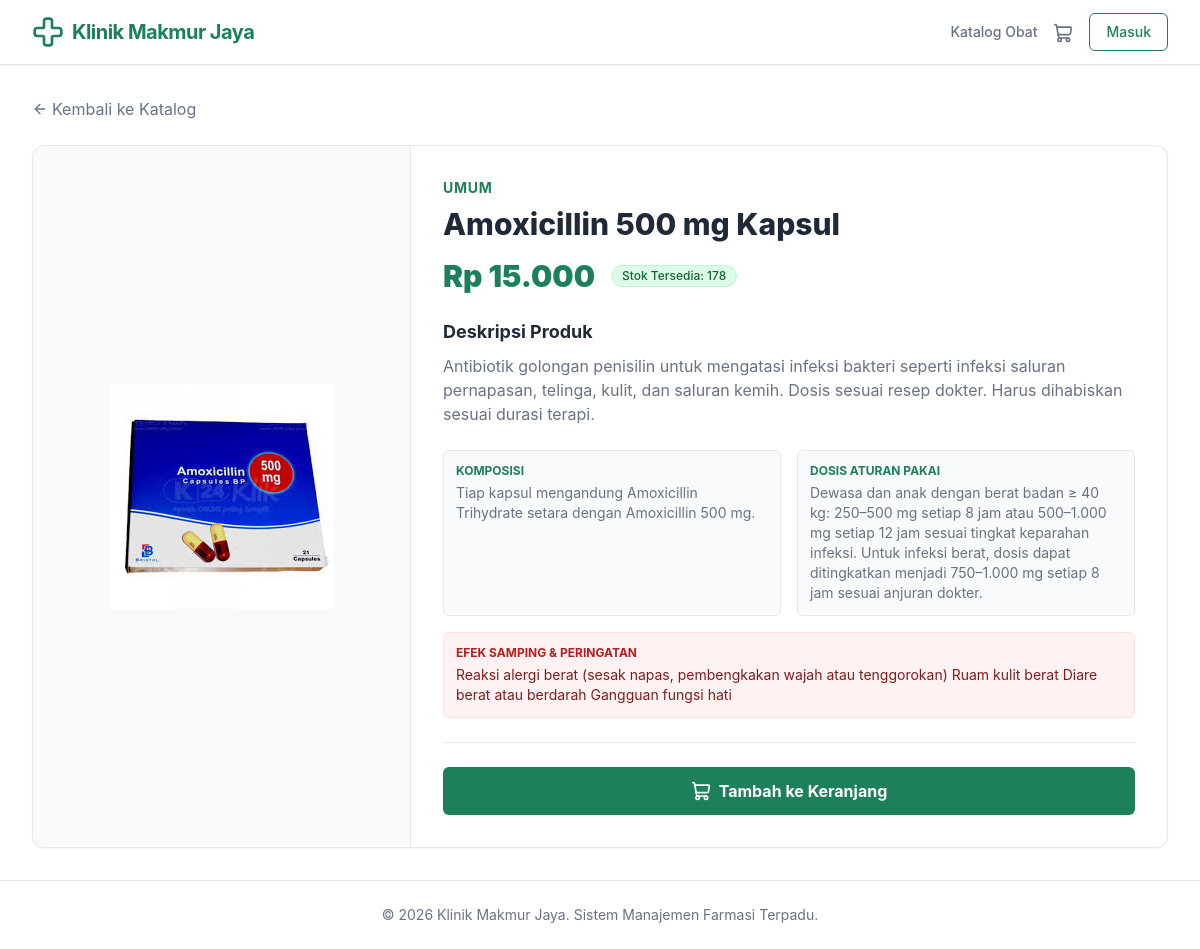
Page /obat/amoxicillin-500-mg-kapsul on the committed database.
### app/models/models.py (models this page shows)
class Medicine(Base):
    __tablename__ = "medicines"
    id = Column(String, primary_key=True, default=generate_uuid)
    name = Column(String, nullable=False)
    slug = Column(String, unique=True, nullable=False)
    price = Column(Float, nullable=False)
    description = Column(Text, nullable=True)
    composition = Column(Text, nullable=True) # BNSP requirement: komposisi
    dosage = Column(Text, nullable=True) # BNSP requirement: dosis
    side_effects = Column(Text, nullable=True) # BNSP requirement: efek samping
    image_url = Column(String, nullable=True) # New field for image upload
    category_id = Column(String, ForeignKey("categories.id"), nullable=False)
    supplier_id = Column(String, ForeignKey("suppliers.id"), nullable=True)
    category = relationship("Category", back_populates="medicines")
    supplier = relationship("Supplier", back_populates="medicines")
    batches = relationship("InventoryBatch", back_populates="medicine")
    order_items = relationship("OrderItem", back_populates="medicine")

### app/api/web.py (the view)
@router.get("/obat/{slug}", response_class=HTMLResponse)
def read_medicine_detail(slug: str, request: Request, db: Session = Depends(get_db), current_user = Depends(deps.get_current_user)):
    medicine = medicine_repo.get_by_slug(db, slug=slug)
    if not medicine:
        return HTMLResponse(content="Obat tidak ditemukan", status_code=404)
    total_stock = sum([b.quantity for b in medicine.batches if b.expiry_date > datetime.utcnow()])
    medicine_dict = medicine.__dict__.copy()
    medicine_dict["stock"] = total_stock
    return templates.TemplateResponse(request=request, name="detail_obat.html",
        context={"user": current_user, "medicine": medicine_dict})

### app/templates/detail_obat.html (shortened to what this page needs)
{% extends "base.html" %}
{% block content %}
<div class="mb-6">
    <a href="/katalog" class="text-k24-textSecondary hover:text-k24-primary flex items-center transition-colors">
        <i data-lucide="arrow-left" class="w-4 h-4 mr-1"></i> Kembali ke Katalog
    </a>
</div>
<div class="bg-white rounded-xl shadow-sm border border-k24-border overflow-hidden" x-data="cartStore()">
    <div class="flex flex-col md:flex-row">
        <div class="md:w-1/3 bg-gray-50 flex items-center justify-center p-12 border-b md:border-b-0 md:border-r border-k24-border">
            {% if medicine.image_url %}
            <img src="{{ medicine.image_url }}" alt="{{ medicine.name }}" class="max-w-full h-auto object-contain">
            {% else %}
            <i data-lucide="pill" class="w-32 h-32 text-gray-300"></i>
            {% endif %}
        </div>
        <div class="md:w-2/3 p-8 flex flex-col justify-between">
            <div>
                <div class="text-sm font-bold text-k24-primary uppercase tracking-wider mb-2">{{ medicine.category.name if medicine.category else 'Umum' }}</div>
                <h1 class="text-3xl font-extrabold text-k24-textPrimary mb-4">{{ medicine.name }}</h1>
                <div class="flex items-center mb-6">
                    <span class="text-3xl font-black text-k24-primary">Rp {{ "{:,.0f}".format(medicine.price).replace(',', '.') }}</span>
                    {% if medicine.stock and medicine.stock > 0 %}
                    <span class="ml-4 inline-flex items-center px-2.5 py-0.5 rounded-full text-xs font-medium bg-green-100 text-green-800 border border-green-200">
                        Stok Tersedia: {{ medicine.stock }}
                    </span>
                    {% else %}
                    <span class="ml-4 inline-flex items-center px-2.5 py-0.5 rounded-full text-xs font-medium bg-red-100 text-red-800 border border-red-200">
                        Stok Habis
                    </span>
                    {% endif %}
                </div>
                <div class="prose prose-sm text-k24-textSecondary mb-6 max-w-none">
                    <h3 class="text-lg font-bold text-k24-textPrimary mb-2">Deskripsi Produk</h3>
                    <p>{{ medicine.description or 'Tidak ada deskripsi tersedia untuk produk ini.' }}</p>
                    <div class="grid grid-cols-1 md:grid-cols-2 gap-4 mt-6">
                        <div class="bg-gray-50 p-3 rounded-md border border-k24-border">
                            <h4 class="font-bold text-k24-primary text-xs uppercase mb-1">Komposisi</h4>
                            <p class="text-sm">{{ medicine.composition or '-' }}</p>
                        </div>
                        <div class="bg-gray-50 p-3 rounded-md border border-k24-border">
                            <h4 class="font-bold text-k24-primary text-xs uppercase mb-1">Dosis Aturan Pakai</h4>
                            <p class="text-sm">{{ medicine.dosage or '-' }}</p>
                        </div>
                        <div class="bg-red-50 p-3 rounded-md border border-red-100 col-span-1 md:col-span-2">
                            <h4 class="font-bold text-red-700 text-xs uppercase mb-1">Efek Samping & Peringatan</h4>
                            <p class="text-sm text-red-900">{{ medicine.side_effects or '-' }}</p>
                        </div>
                    </div>
                </div>
            </div>
            <div class="flex flex-col sm:flex-row gap-4 pt-6 border-t border-k24-border">
                {% if not user or (user.role and user.role.name in ['Pelanggan', 'Customer']) %}
                <button
                    @click="addToCart('{{ medicine.id }}', '{{ medicine.name }}', {{ medicine.price }}, '{{ medicine.image_url or '' }}')"
                    class="flex-1 bg-k24-primary hover:bg-green-700 text-white font-bold py-3 px-6 rounded-md transition-colors disabled:opacity-50 disabled:cursor-not-allowed flex items-center justify-center shadow-sm"
                >
                    <i data-lucide="shopping-cart" class="w-5 h-5 mr-2"></i> Tambah ke Keranjang
                </button>
                {% else %}
                <div class="flex-1 bg-gray-100 text-gray-500 font-bold py-3 px-6 rounded-md flex items-center justify-center shadow-sm cursor-not-allowed">
                    Hanya untuk Pelanggan
                </div>
                {% endif %}
            </div>
        </div>
    </div>
</div>
{% endblock %}

### app/templates/base.html (style rules this page uses)
body { background-color: theme('colors.k24.bg'); color: theme('colors.k24.textPrimary'); }

### rows in the picture
Medicine: image_url (picture), name "Amoxicillin 500 mg Kapsul", price "15.000", description "Antibiotik golongan penisilin untuk mengatasi infeksi bakteri seperti infeksi saluran pernapasan, telinga, kulit, dan saluran kemih. Dosis sesuai resep dokter. Harus dihabiskan sesuai durasi terapi.", composition "Tiap kapsul mengandung Amoxicillin Trihydrate setara dengan Amoxicillin 500 mg.", dosage "Dewasa dan anak dengan berat badan ≥ 40 kg: 250–500 mg setiap 8 jam atau 500–1.000 mg setiap 12 jam sesuai tingkat keparahan infeksi. Untuk infeksi berat, dosis dapat ditingkatkan menjadi 750–1.000 mg setiap 8 jam sesuai anjuran dokter.", side_effects "Reaksi alergi berat (sesak napas, pembengkakan wajah atau tenggorokan) Ruam kulit berat Diare berat atau berdarah Gangguan fungsi hati"

### other values in the picture
{{ medicine.category.name if medicine.category else 'Umum' }} "UMUM"
{{ medicine.stock }} "178"
